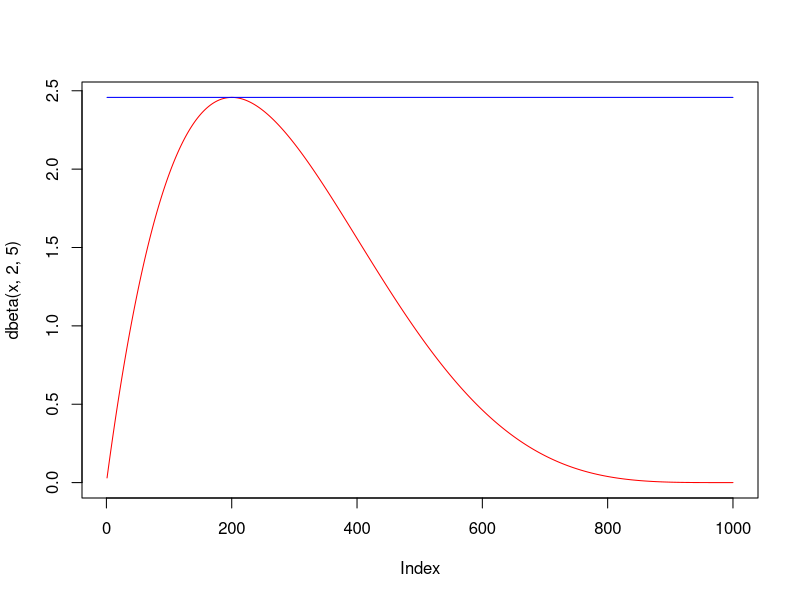
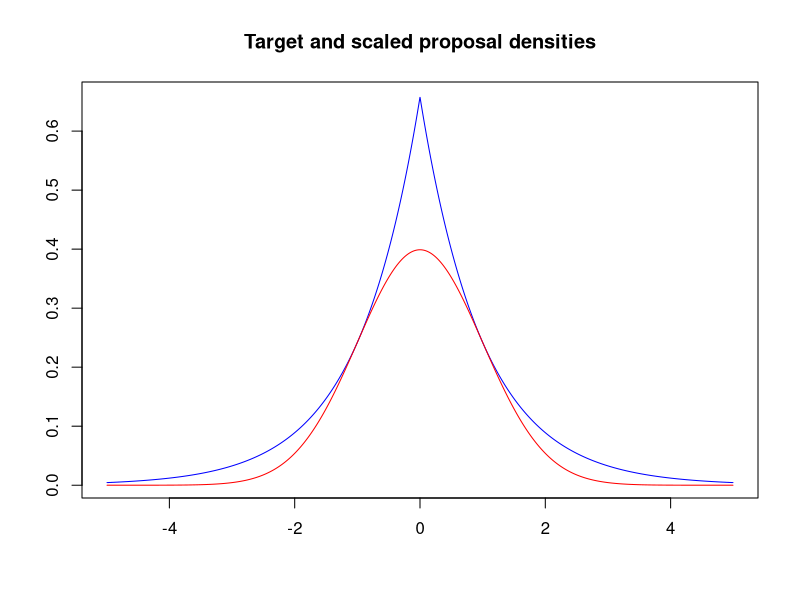
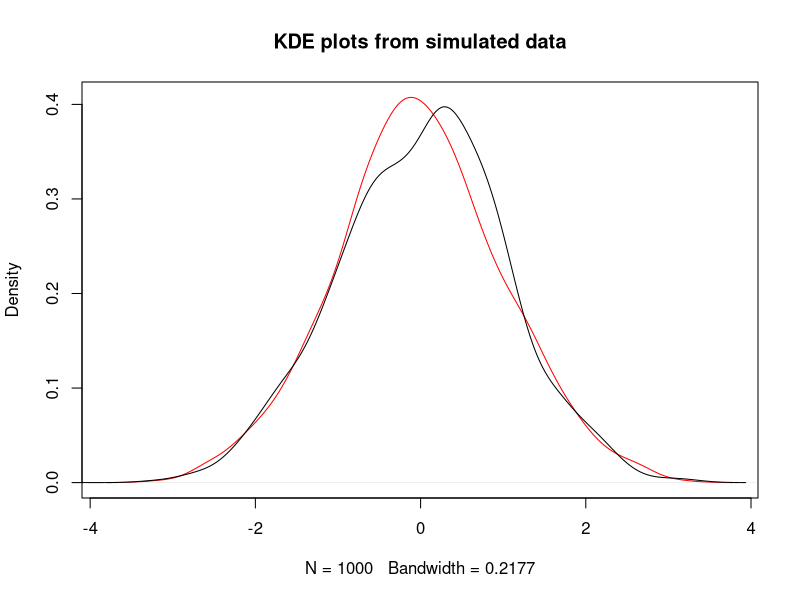

Write R code to recreate these figures, in order. (Note: this script raises an error after producing the figures.)
## ---- chunk 1
knitr::opts_chunk$set(echo = TRUE)
## ---- chunk 2
x <- 1:1000/1001
M <- optimize(f=function(x){dbeta(x,2,5)}, interval=c(0,1),maximum=T)$objective
plot(dbeta(x,2,5),type="l",col="red")
points(rep(M,1000),type="l",col="blue")
## ---- chunk 3
M <- optimize(f=function(x){dnorm(x)/dexp(abs(x))*2}, interval=c(0,5),maximum=T)$objective

# returns a single accepted sample from standard doubly exp. proposal and N(0,1) target
acc_rej_dexp_norm <- function(M,a,b){
  U <- runif(1)*M
  signs <- c(-1,1)
  Y <- rexp(1)*sample(signs,1) # doubly exponential
  while (U>dnorm(Y)/dexp(abs(Y))/2/M){
    U <- runif(1)*M
    Y <- rexp(1)*sample(signs,1)
  }
  return(Y)
}

x <- 1:5000/1001
plot(c(-rev(x),x),M*c(rev(dexp(x))/2,dexp(x)/2),type="l",col="blue",xlab="",ylab="",
     main="Target and scaled proposal densities")
points(c(-rev(x),x),c(rev(dnorm(x)),dnorm(x)),type="l",col="red")

set.seed(517)
N <- 1000
X <- rep(0,N)
for(n in 1:N){
  X[n] <- acc_rej_dexp_norm(M,a,b)
}
plot(density(X),col="red",main="KDE plots from simulated data")
points(density(rnorm(N)),type="l")
## ---- chunk 4
knitr::include_graphics('../images/numerical_integration/local_constant_rule.png')
knitr::include_graphics('../images/numerical_integration/local_linear_rule.png')
knitr::include_graphics('../images/numerical_integration/local_quadratic_rule.png')
## ---- chunk 5
#| fig-align: center
#| fig-cap: "Gaussian target, Exponential reference"
#| fig-subcap: 
#|  - "Densities"
#|  - "Ratio of densities"
#|  - "Importance sampling error" 
#| out-width: 30%
#| layout-ncol: 3
#| code-fold: true
op <- par(ps=30)
x <- 6*(1:1000)/1001
plot(x,dnorm(x),type="l",ylab="")
points(x,dexp(x),type="l",col="blue")
abline(v=c(2,6),lty=2)

plot(x,dnorm(x)/dexp(x),type="l",ylab="")
abline(v=c(2,6),lty=2)

set.seed(696)
x=rexp(10^5)
wein=dnorm(x)/dexp(x)
# boxplot(wein/sum(wein))
plot(log10(1:10^5),cumsum(wein*(x>2)*(x<6))/cumsum(rep(1,10^5)),type="l",ylim=c(0,0.05),xlab="log(N)",ylab="")
abline(a=pnorm(6)-pnorm(2),b=0,col="sienna")
## ---- chunk 6
#| fig-align: center
#| fig-cap: "Cauchy target, Exponential reference"
#| fig-subcap: 
#|  - "Densities"
#|  - "Ratio of densities"
#|  - "Importance sampling error" 
#| out-width: 30%
#| layout-ncol: 3
#| code-fold: true
op <- par(ps=30)
x <- 6*(1:1000)/1001
plot(x,dcauchy(x),type="l",ylab="")
points(x,dexp(x),type="l",col="blue")
abline(v=c(2,6),lty=2)

plot(x,dcauchy(x)/dexp(x),type="l",ylab="")
abline(v=c(2,6),lty=2)

set.seed(696)
x=rexp(10^5)
wein=dcauchy(x)/dexp(x)
# boxplot(wein/sum(wein))
plot(log10(1:10^5),cumsum(wein*(x>2)*(x<6))/cumsum(rep(1,10^5)),type="l",ylim=c(0,0.3),xlab="log(N)",ylab="")
abline(a=pcauchy(6)-pcauchy(2),b=0,col="sienna")
## ---- chunk 7
#| fig-align: center
#| fig-cap: "Cauchy target, Gaussian reference"
#| fig-subcap: 
#|  - "Densities"
#|  - "Ratio of densities"
#|  - "Importance sampling error" 
#| out-width: 30%
#| layout-ncol: 3
#| code-fold: true
op <- par(ps=30)
x <- 6*(1:1000)/1001
plot(x,dcauchy(x),type="l",ylab="")
points(x,dnorm(x),type="l",col="blue")
abline(v=c(2,6),lty=2)

plot(x,dcauchy(x)/dnorm(x),type="l",ylim=c(0,10),ylab="")
abline(v=c(2,6),lty=2)

set.seed(491)
x=rnorm(10^5)
wein=dcauchy(x)/dnorm(x)
# boxplot(wein/sum(wein))
plot(log10(1:10^5),cumsum(wein*(x>2)*(x<6))/cumsum(rep(1,10^5)),type="l",ylim=c(0,0.3),xlab="log(N)",ylab="")
abline(a=pcauchy(6)-pcauchy(2),b=0,col="sienna")
